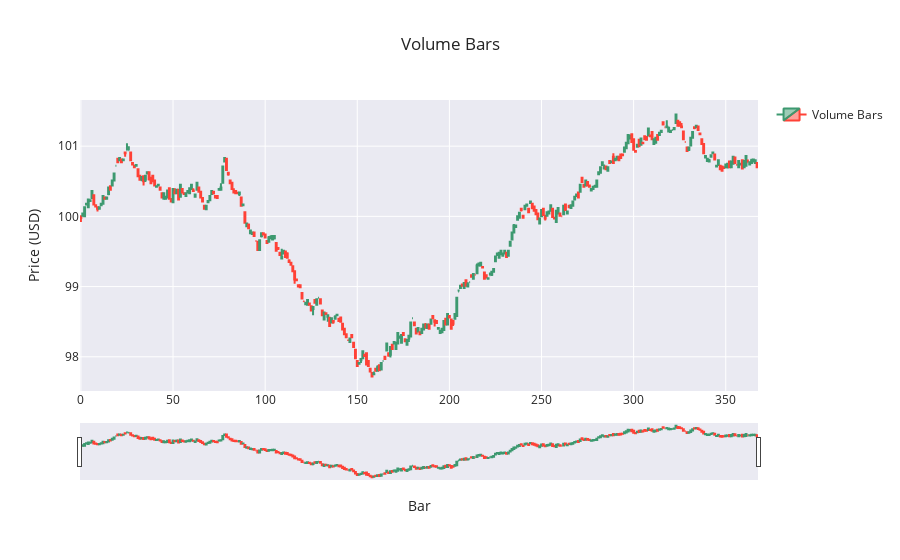

The cell this chart's notebook holds for it:
### Markdown cell above
### Bar Chart

### Code cell
fig = go.Figure(data=[go.Candlestick(
    x=volume_bars.index,
    open=volume_bars['open'],
    high=volume_bars['high'],
    low=volume_bars['low'],
    close=volume_bars['close'],
    name='Volume Bars'
)])

fig.update_layout(
    title=f'Volume Bars',
    yaxis_title='Price (USD)',
    xaxis_title='Bar',
    xaxis_rangeslider_visible=True, 
    template='seaborn', # other options: plotly, plotly_white, plotly_dark, simple_white
    showlegend=True,
)

### Figure 1 — Plotly figure (JSON) as saved in the notebook; plotly's stock layout.template omitted (floating-point values rounded to 4 significant figures; data arrays with more than 128 entries replaced by an {"elided": "..."} marker saying what was removed)
{"data": [{"close": {"elided": "368 float values"}, "high": {"elided": "368 float values"}, "low": {"elided": "368 float values"}, "name": "Volume Bars", "open": {"elided": "368 float values"}, "type": "candlestick", "x": {"elided": "368 int values"}}], "layout": {"showlegend": true, "title": {"text": "Volume Bars"}, "xaxis": {"rangeslider": {"visible": true}, "title": {"text": "Bar"}}, "yaxis": {"title": {"text": "Price (USD)"}}}}
